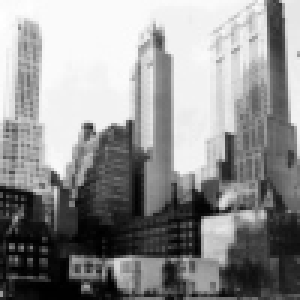
#> input picture Assignment1/Question 4/example.jpg, 100 x 100 px (shown 3 times larger)
$ python ES12B1018_Prob4-1.py
#> lines starting #> are read from the running program, lines starting #| are printed output that depends on the picture
import numpy as np
import cv2
from matplotlib import pyplot as plt
x = cv2.imread("example.jpg",0)
#> x is the input picture: shape (100, 100); min 0, max 255, mean 143.6
y = np.sort(x,axis=None)
#> y = 10000 values from 0 to 255
y = y[::-1]
#> y = 10000 values, max 255 at index 0, min 0 at index 9980, mean 143.6
plt.plot(y)
plt.show()
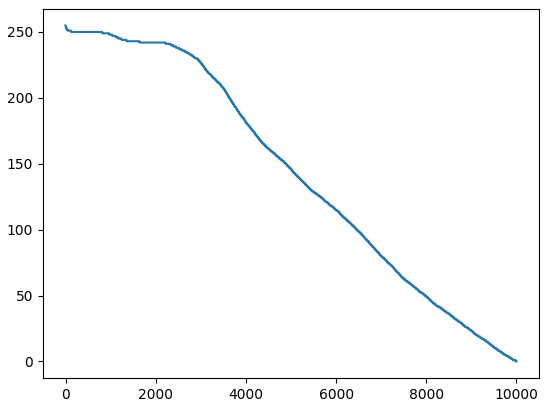
#> figure drawn by matplotlib, 1 panel; curve peaks at x = 0, y = 255
cv2.waitKey(0)
